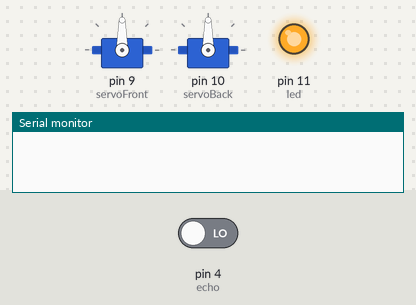
Bench run of a sketch on a simulated Arduino Uno, built with avr-gcc and run on an emulated ATmega328P. Shown: 2 × servo, output pins drawn as LEDs (lit = HIGH), the last lines printed to the serial monitor. The test bench sets the inputs (shaded band); at power-on: pin 4 (echo) LOW. Pins used as bus, display or sensor lines are not drawn.

Above: at 0.1 s.
At 5.1 s:
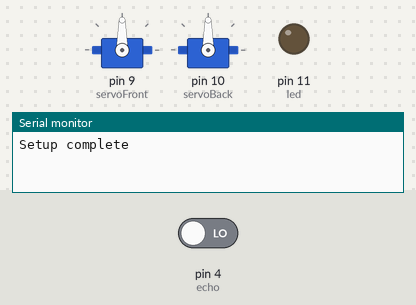
Timing chart, 0 to 6.6 s (numbered marks = the images above):
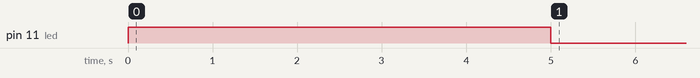

The sketch:

QuicRun_WP_880_Dual_Brushed_Test_Code_V0_6.ino
```cpp
//Goal: have it crawl along the rail and react to ultra sonic sensor
//Created By: Alexander Ov
//Created On: 9/18/23
//Updates:
/*
9/18/23

//Progress Report Note
Pod wheels should be screwed on the flat side of the motor axel rather than the round side
otherwise there will be problems with it rolling
motors are inconistant causing trouble with moving on rail due to large friction (fixed by securing wheels better)
TODD: wensday take off wheels and level pod to see if it had melted out in the sun over the summer
*/
#include <Servo.h>
const int power = 5; //9 works
const int trig = 3;
const int echo = 4;
const int led = 11;
Servo servoFront;
Servo servoBack;

long duration;
int distance;

void setup() {
  Serial.begin(9600);

  servoFront.attach(9, 1000, 2000);
  pinMode(9, OUTPUT); //declare pin pwm as OUTPUT

  servoBack.attach(10, 1000, 2000);
  pinMode(10, OUTPUT); //declare pin pwm as OUTPUT
  pinMode(led, OUTPUT); //LED pin declerartion
  pinMode(trig, OUTPUT);
  pinMode(echo, INPUT);
  pinMode(power, OUTPUT);

  digitalWrite(led,HIGH);
  digitalWrite(power, HIGH);
  servoFront.write(90);
  servoBack.write(90);
  delay(5000);
  digitalWrite(led,LOW);
  Serial.println("Setup complete");
}

void loop() {
  digitalWrite (trig, HIGH);
  delay(50);
  digitalWrite(trig, LOW);
  duration = pulseIn(echo, HIGH);
  distance = (duration/2)/29.1;

  if(distance > 10){
    digitalWrite(led,HIGH);
    servoFront.write(98);
    servoBack.write(98);
  }
  else{
    digitalWrite(led,LOW);
    servoFront.write(90);
    servoBack.write(90);
    Serial.println("Servo reset");
  }
}
```
